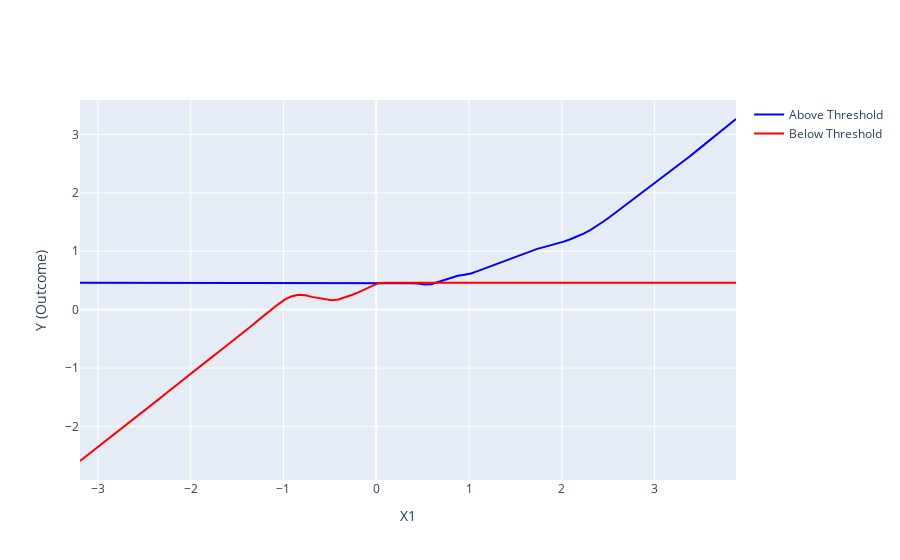

Notebook source saved alongside this figure:
### Markdown cell above
Sixth, we also explore LOWESS method to capture local trends that may not be captured by our polynomial regression models.

### Code cell
# Use the best performing feature set
X_vars_train = feature_sets[best_set]['X_train']
X_vars_test = feature_sets[best_set]['X_test']

# Select a key predictor for threshold analysis
# Using most frequently selected feature
feature_frequency = {}
for model_name, features in selected_predictors.items():
    for feature in features:
        feature_frequency[feature] = feature_frequency.get(feature, 0) + 1

sorted_features = sorted(feature_frequency.items(), key=lambda x: x[1], reverse=True)

if sorted_features:
    key_predictor = sorted_features[0][0]
    print(f"Selected most frequent feature: {key_predictor} (appears in {feature_frequency[key_predictor]} models)")
else:
    print("No features found for key predictor.")

# Determine threshold value (median)
threshold_value = X_vars_train[key_predictor].median()

# Create above and below indices
above_indices = X_vars_train[key_predictor] >= threshold_value
below_indices = X_vars_train[key_predictor] < threshold_value

# Fit LOWESS models for above and below data
fit_above = sm.nonparametric.lowess(y0_train[above_indices], X_vars_train.loc[above_indices, key_predictor])
fit_below = sm.nonparametric.lowess(y0_train[below_indices], X_vars_train.loc[below_indices, key_predictor])

# Generate range of values for prediction
x_min, x_max = X_vars_train[key_predictor].min(), X_vars_train[key_predictor].max()
rr = np.linspace(x_min, x_max, num=100)

# Predictions for above and below data
pred_above = np.interp(rr, fit_above[:, 0], fit_above[:, 1])
pred_below = np.interp(rr, fit_below[:, 0], fit_below[:, 1])

# Plot
fig = go.Figure()

fig.add_trace(go.Scatter(x=rr, y=pred_above, mode='lines', 
                        line=dict(color='blue', width=2), name='Above Threshold'))
fig.add_trace(go.Scatter(x=rr, y=pred_below, mode='lines', 
                        line=dict(color='red', width=2), name='Below Threshold'))

fig.update_layout(
    xaxis_title=key_predictor,
    yaxis_title="Y (Outcome)",
)

fig.show()

print(f"LOWESS reveals different local trends above and below {key_predictor} = {threshold_value:.3f}")

### Figure 1 — Plotly figure (JSON) as saved in the notebook; plotly's stock layout.template omitted (floating-point values rounded to 4 significant figures)
{"data": [{"line": {"color": "blue", "width": 2}, "mode": "lines", "name": "Above Threshold", "type": "scatter", "x": [-3.193, -3.122, -3.05, -2.979, -2.908, -2.836, -2.765, -2.693, -2.622, -2.55, -2.479, -2.408, -2.336, -2.265, -2.193, -2.122, -2.05, -1.979, -1.908, -1.836, -1.765, -1.693, -1.622, -1.551, -1.479, -1.408, -1.336, -1.265, -1.193, -1.122, -1.051, -0.9791, -0.9077, -0.8363, -0.7649, -0.6934, -0.622, -0.5506, -0.4792, -0.4078, -0.3363, -0.2649, -0.1935, -0.1221, -0.05064, 0.02078, 0.0922, 0.1636, 0.235, 0.3065, 0.3779, 0.4493, 0.5207, 0.5922, 0.6636, 0.735, 0.8064, 0.8779, 0.9493, 1.021, 1.092, 1.164, 1.235, 1.306, 1.378, 1.449, 1.521, 1.592, 1.663, 1.735, 1.806, 1.878, 1.949, 2.021, 2.092, 2.163, 2.235, 2.306, 2.378, 2.449, 2.521, 2.592, 2.663, 2.735, 2.806, 2.878, 2.949, 3.021, 3.092, 3.163, 3.235, 3.306, 3.378, 3.449, 3.52, 3.592, 3.663, 3.735, 3.806, 3.878], "y": [0.4595, 0.4595, 0.4595, 0.4595, 0.4595, 0.4595, 0.4595, 0.4595, 0.4595, 0.4595, 0.4595, 0.4595, 0.4595, 0.4595, 0.4595, 0.4595, 0.4595, 0.4595, 0.4595, 0.4595, 0.4595, 0.4595, 0.4595, 0.4595, 0.4595, 0.4595, 0.4595, 0.4595, 0.4595, 0.4595, 0.4595, 0.4595, 0.4595, 0.4595, 0.4595, 0.4595, 0.4595, 0.4595, 0.4595, 0.4595, 0.4595, 0.4595, 0.4595, 0.4595, 0.4595, 0.4595, 0.4638, 0.4643, 0.4615, 0.4572, 0.4527, 0.4468, 0.4313, 0.4358, 0.4715, 0.5154, 0.5564, 0.5816, 0.5982, 0.6211, 0.6603, 0.7033, 0.7453, 0.7885, 0.8335, 0.8792, 0.9236, 0.9668, 1.006, 1.041, 1.071, 1.098, 1.128, 1.164, 1.206, 1.252, 1.303, 1.363, 1.432, 1.509, 1.591, 1.675, 1.761, 1.847, 1.933, 2.019, 2.103, 2.188, 2.272, 2.356, 2.44, 2.531, 2.623, 2.714, 2.806, 2.897, 2.989, 3.081, 3.172, 3.264]}, {"line": {"color": "red", "width": 2}, "mode": "lines", "name": "Below Threshold", "type": "scatter", "x": [-3.193, -3.122, -3.05, -2.979, -2.908, -2.836, -2.765, -2.693, -2.622, -2.55, -2.479, -2.408, -2.336, -2.265, -2.193, -2.122, -2.05, -1.979, -1.908, -1.836, -1.765, -1.693, -1.622, -1.551, -1.479, -1.408, -1.336, -1.265, -1.193, -1.122, -1.051, -0.9791, -0.9077, -0.8363, -0.7649, -0.6934, -0.622, -0.5506, -0.4792, -0.4078, -0.3363, -0.2649, -0.1935, -0.1221, -0.05064, 0.02078, 0.0922, 0.1636, 0.235, 0.3065, 0.3779, 0.4493, 0.5207, 0.5922, 0.6636, 0.735, 0.8064, 0.8779, 0.9493, 1.021, 1.092, 1.164, 1.235, 1.306, 1.378, 1.449, 1.521, 1.592, 1.663, 1.735, 1.806, 1.878, 1.949, 2.021, 2.092, 2.163, 2.235, 2.306, 2.378, 2.449, 2.521, 2.592, 2.663, 2.735, 2.806, 2.878, 2.949, 3.021, 3.092, 3.163, 3.235, 3.306, 3.378, 3.449, 3.52, 3.592, 3.663, 3.735, 3.806, 3.878], "y": [-2.59, -2.502, -2.414, -2.326, -2.238, -2.15, -2.061, -1.973, -1.884, -1.794, -1.704, -1.613, -1.522, -1.43, -1.338, -1.247, -1.155, -1.065, -0.9759, -0.8893, -0.8032, -0.7163, -0.6279, -0.5373, -0.4454, -0.355, -0.2646, -0.17, -0.07485, 0.01217, 0.1002, 0.1793, 0.2308, 0.2548, 0.2484, 0.2191, 0.1978, 0.1781, 0.1625, 0.1746, 0.2102, 0.2507, 0.2962, 0.3457, 0.3982, 0.4538, 0.4604, 0.4604, 0.4604, 0.4604, 0.4604, 0.4604, 0.4604, 0.4604, 0.4604, 0.4604, 0.4604, 0.4604, 0.4604, 0.4604, 0.4604, 0.4604, 0.4604, 0.4604, 0.4604, 0.4604, 0.4604, 0.4604, 0.4604, 0.4604, 0.4604, 0.4604, 0.4604, 0.4604, 0.4604, 0.4604, 0.4604, 0.4604, 0.4604, 0.4604, 0.4604, 0.4604, 0.4604, 0.4604, 0.4604, 0.4604, 0.4604, 0.4604, 0.4604, 0.4604, 0.4604, 0.4604, 0.4604, 0.4604, 0.4604, 0.4604, 0.4604, 0.4604, 0.4604, 0.4604]}], "layout": {"xaxis": {"title": {"text": "X1"}}, "yaxis": {"title": {"text": "Y (Outcome)"}}}}
